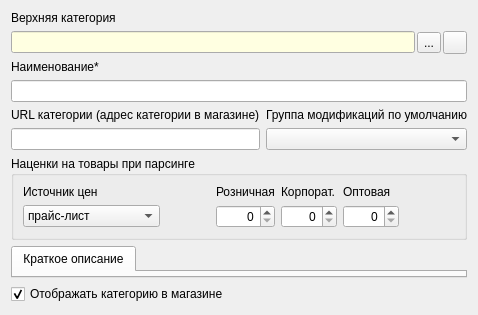
     <widget class="QWidget" name="pageMain">
      <layout class="QGridLayout" name="gridLayout_5">
       <item row="0" column="0">
        <widget class="QLabel" name="labelParentGroup">
         <property name="sizePolicy">
          <sizepolicy hsizetype="Preferred" vsizetype="Preferred">
           <horstretch>0</horstretch>
           <verstretch>0</verstretch>
          </sizepolicy>
         </property>
         <property name="text">
          <string>Верхняя категория</string>
         </property>
        </widget>
       </item>
       <item row="1" column="0" colspan="2">
        <layout class="QHBoxLayout" name="horizontalLayout_3">
         <property name="spacing">
          <number>2</number>
         </property>
         <item>
          <widget class="QLineEdit" name="lineEditParentGroup">
           <property name="palette">
            <palette>
             <active>
              <colorrole role="Base">
               <brush brushstyle="SolidPattern">
                <color alpha="255">
                 <red>255</red>
                 <green>255</green>
                 <blue>225</blue>
                </color>
               </brush>
              </colorrole>
             </active>
             <inactive>
              <colorrole role="Base">
               <brush brushstyle="SolidPattern">
                <color alpha="255">
                 <red>255</red>
                 <green>255</green>
                 <blue>225</blue>
                </color>
               </brush>
              </colorrole>
             </inactive>
             <disabled>
              <colorrole role="Base">
               <brush brushstyle="SolidPattern">
                <color alpha="255">
                 <red>240</red>
                 <green>240</green>
                 <blue>240</blue>
                </color>
               </brush>
              </colorrole>
             </disabled>
            </palette>
           </property>
          </widget>
         </item>
         <item>
          <widget class="QToolButton" name="toolButtonParentGroup">
           <property name="toolTip">
            <string>Выбрать родительскую группу из справочника</string>
           </property>
           <property name="text">
            <string>...</string>
           </property>
           <property name="icon">
            <iconset resource="../../res.qrc">
             <normaloff>:/64/icons/64x64/ellipsis.png</normaloff>:/64/icons/64x64/ellipsis.png</iconset>
           </property>
          </widget>
         </item>
         <item>
          <widget class="QToolButton" name="toolButtonClearParentGroup">
           <property name="toolTip">
            <string>Отвязать родительскую группу</string>
           </property>
           <property name="text">
            <string/>
           </property>
           <property name="icon">
            <iconset resource="../../res.qrc">
             <normaloff>:/64/icons/64x64/delete.png</normaloff>:/64/icons/64x64/delete.png</iconset>
           </property>
          </widget>
         </item>
        </layout>
       </item>
       <item row="2" column="0">
        <widget class="QLabel" name="label">
         <property name="sizePolicy">
          <sizepolicy hsizetype="Preferred" vsizetype="Preferred">
           <horstretch>0</horstretch>
           <verstretch>0</verstretch>
          </sizepolicy>
         </property>
         <property name="text">
          <string>Наименование*</string>
         </property>
        </widget>
       </item>
       <item row="3" column="0" colspan="2">
        <widget class="QLineEdit" name="lineEditName"/>
       </item>
       <item row="4" column="0">
        <widget class="QLabel" name="label_3">
         <property name="text">
          <string>URL категории (адрес категории в магазине)</string>
         </property>
        </widget>
       </item>
       <item row="4" column="1">
        <widget class="QLabel" name="label_4">
         <property name="text">
          <string>Группа модификаций по умолчанию</string>
         </property>
        </widget>
       </item>
       <item row="5" column="0">
        <widget class="QLineEdit" name="lineEditCode">
         <property name="maxLength">
          <number>255</number>
         </property>
        </widget>
       </item>
       <item row="5" column="1">
        <widget class="QComboBox" name="comboBoxGoodsTypesDef"/>
       </item>
       <item row="6" column="0" colspan="2">
        <widget class="QGroupBox" name="groupBoxIncPrices">
         <property name="title">
          <string>Наценки на товары при парсинге</string>
         </property>
         <layout class="QGridLayout" name="gridLayout_4">
          <item row="1" column="1">
           <widget class="QComboBox" name="comboBoxSourcePrices">
            <property name="sizePolicy">
             <sizepolicy hsizetype="Expanding" vsizetype="Fixed">
              <horstretch>0</horstretch>
              <verstretch>0</verstretch>
             </sizepolicy>
            </property>
            <item>
             <property name="text">
              <string>прайс-лист</string>
             </property>
            </item>
            <item>
             <property name="text">
              <string>сайт office-zakaz.ru</string>
             </property>
            </item>
           </widget>
          </item>
          <item row="0" column="1">
           <widget class="QLabel" name="label_7">
            <property name="text">
             <string>Источник цен</string>
            </property>
           </widget>
          </item>
          <item row="0" column="3">
           <widget class="QLabel" name="labelIncPrice">
            <property name="text">
             <string>Розничная</string>
            </property>
           </widget>
          </item>
          <item row="0" column="4">
           <widget class="QLabel" name="labelIncPriceCorp">
            <property name="text">
             <string>Корпорат.</string>
            </property>
           </widget>
          </item>
          <item row="0" column="5">
           <widget class="QLabel" name="labelIncPriceOpt">
            <property name="text">
             <string>Оптовая</string>
            </property>
           </widget>
          </item>
          <item row="1" column="5">
           <widget class="QSpinBox" name="spinBoxIncPriceOpt">
            <property name="sizePolicy">
             <sizepolicy hsizetype="Expanding" vsizetype="Fixed">
              <horstretch>0</horstretch>
              <verstretch>0</verstretch>
             </sizepolicy>
            </property>
            <property name="alignment">
             <set>Qt::AlignRight|Qt::AlignTrailing|Qt::AlignVCenter</set>
            </property>
            <property name="maximum">
             <number>1000</number>
            </property>
           </widget>
          </item>
          <item row="1" column="4">
           <widget class="QSpinBox" name="spinBoxIncPriceCorp">
            <property name="sizePolicy">
             <sizepolicy hsizetype="Expanding" vsizetype="Fixed">
              <horstretch>0</horstretch>
              <verstretch>0</verstretch>
             </sizepolicy>
            </property>
            <property name="alignment">
             <set>Qt::AlignRight|Qt::AlignTrailing|Qt::AlignVCenter</set>
            </property>
            <property name="maximum">
             <number>1000</number>
            </property>
           </widget>
          </item>
          <item row="1" column="3">
           <widget class="QSpinBox" name="spinBoxIncPrice">
            <property name="sizePolicy">
             <sizepolicy hsizetype="Expanding" vsizetype="Fixed">
              <horstretch>0</horstretch>
              <verstretch>0</verstretch>
             </sizepolicy>
            </property>
            <property name="alignment">
             <set>Qt::AlignRight|Qt::AlignTrailing|Qt::AlignVCenter</set>
            </property>
            <property name="maximum">
             <number>1000</number>
            </property>
           </widget>
          </item>
          <item row="1" column="2">
           <spacer name="horizontalSpacer_5">
            <property name="orientation">
             <enum>Qt::Horizontal</enum>
            </property>
            <property name="sizeType">
             <enum>QSizePolicy::Fixed</enum>
            </property>
            <property name="sizeHint" stdset="0">
             <size>
              <width>50</width>
              <height>20</height>
             </size>
            </property>
           </spacer>
          </item>
          <item row="1" column="6">
           <spacer name="horizontalSpacer_8">
            <property name="orientation">
             <enum>Qt::Horizontal</enum>
            </property>
            <property name="sizeHint" stdset="0">
             <size>
              <width>40</width>
              <height>20</height>
             </size>
            </property>
           </spacer>
          </item>
         </layout>
        </widget>
       </item>
       <item row="7" column="0" colspan="2">
        <widget class="QTabWidget" name="tabWidgetDescription">
         <property name="sizePolicy">
          <sizepolicy hsizetype="Preferred" vsizetype="Expanding">
           <horstretch>0</horstretch>
           <verstretch>0</verstretch>
          </sizepolicy>
         </property>
         <property name="currentIndex">
          <number>0</number>
         </property>
         <widget class="QWidget" name="tabShortDescription">
          <attribute name="title">
           <string>Краткое описание</string>
          </attribute>
          <layout class="QVBoxLayout" name="verticalLayout_6">
           <property name="spacing">
            <number>1</number>
           </property>
           <property name="leftMargin">
            <number>1</number>
           </property>
           <property name="topMargin">
            <number>1</number>
           </property>
           <property name="rightMargin">
            <number>1</number>
           </property>
           <property name="bottomMargin">
            <number>1</number>
           </property>
           <item>
            <widget class="FrameWYSIWYG" name="widgetNote" native="true"/>
           </item>
          </layout>
         </widget>
        </widget>
       </item>
       <item row="8" column="0">
        <widget class="QCheckBox" name="checkBox">
         <property name="text">
          <string>Отображать категорию в магазине</string>
         </property>
         <property name="checked">
          <bool>true</bool>
         </property>
        </widget>
       </item>
      </layout>
     </widget>
